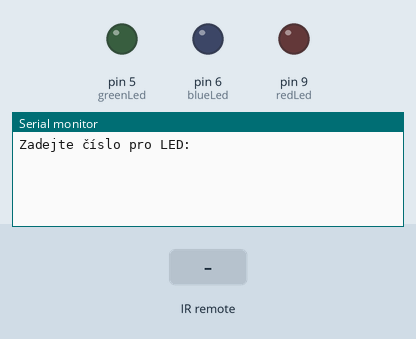
Recording of a program running on a simulated Arduino Nano, built with avr-gcc and run on an emulated ATmega328P. On the bench: output pins drawn as LEDs (lit = HIGH), the last lines printed to the serial monitor. The inputs (shaded band) are chosen by the test bench.

Above: at 1.2 s.
1.3 s: infrared code 0xF807FF00 received
At 2.1 s:
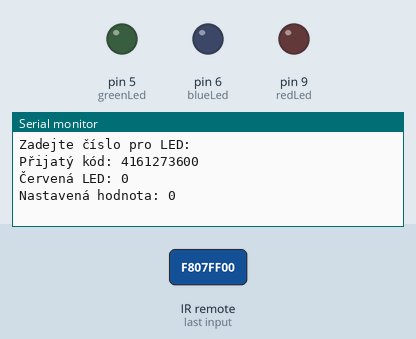
2.8 s: infrared code 0xEA15FF00 received
At 4.0 s:
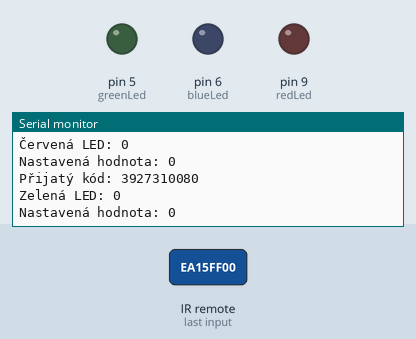
4.3 s: infrared code 0xF609FF00 received
At 5.4 s:
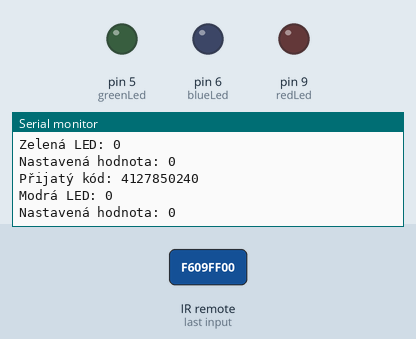

Measured:
- after the input at 1.3 s, the serial monitor: prints a new line at once (image 1)
- after the input at 2.8 s, the serial monitor: prints a new line at once (image 2)
- after the input at 4.3 s, the serial monitor: prints a new line at once (image 3)

The program:

main.cpp
```cpp
#include <Arduino.h>
#include <IRremote.hpp>
#define IR_USE_AVR_TIMER 1
#define IR_RECEIVE_PIN 12
#define MINUS 4161273600 // Kód tlačítka pro potvrzení zadání hodnoty pro červenou LED
#define PLUS 3927310080// Kód tlačítka pro potvrzení zadání hodnoty pro zelenou LED
#define EQ 4127850240// Kód tlačítka pro potvrzení zadání hodnoty pro modrou LED
#define redLed 9
#define greenLed 5
#define blueLed 6

unsigned long codes[] = {
    3910598400, // 0
    4077715200, // 1
    3877175040, // 2
    2707357440, // 3
    4144561920, // 4
    3810328320, // 5
    2774204160, // 6
    3175284480, // 7
    2907897600, // 8
    3041591040, // 9
};

String accumulatedNumber = "";
int activeLED = 0; // 0 = červená, 1 = zelená, 2 = modrá
const int codesArraySize = sizeof(codes) / sizeof(codes[0]); // Počet prvků v poli codes

String getNumberFromCode(unsigned long irCode) {
  for (int i = 0; i < codesArraySize; i++) {
    if (irCode == codes[i]) {
      return String(i);
    }
  }
  return ""; // Pokud kód neodpovídá žádnému číslu, vrátí prázdný řetězec
}

void adjustLED(int value, int led) {
  switch (led) {
    case 0:
      analogWrite(redLed, value);
      Serial.print("Červená LED: ");
      Serial.println(value);
      break;
    case 1:
      analogWrite(greenLed, value);
      Serial.print("Zelená LED: ");
      Serial.println(value);
      break;
    case 2:
      analogWrite(blueLed, value);
      Serial.print("Modrá LED: ");
      Serial.println(value);
      break;
    default:
      Serial.println("Neplatný stav LED");
      break;
  }
}

void setup() {
  IrReceiver.begin(IR_RECEIVE_PIN, ENABLE_LED_FEEDBACK); // Inicializace přijímače
  Serial.begin(9600); // Inicializace sériové komunikace

  pinMode(redLed, OUTPUT);
  pinMode(greenLed, OUTPUT);
  pinMode(blueLed, OUTPUT);

  Serial.println("Zadejte číslo pro LED:");
}

void loop() {
  if (IrReceiver.decode()) { // Kontrola, zda byla přijata data z IR přijímače
    unsigned long receivedIRCode = IrReceiver.decodedIRData.decodedRawData; // Uložení přijatého kódu
    if (receivedIRCode > 0) { // Kontrola platnosti kódu
      Serial.print("Přijatý kód: ");
      Serial.println(receivedIRCode); // Výpis přijatého kódu
      if (receivedIRCode == EQ || receivedIRCode == MINUS || receivedIRCode == PLUS) { // Pokud bylo stisknuto potvrzovací tlačítko
        int intValue = accumulatedNumber.toInt(); // Převod akumulovaného čísla na int
        if (intValue >= 0 && intValue <= 255) { // Kontrola, zda je hodnota v rozsahu 0-255
          if (receivedIRCode == MINUS) {
            adjustLED(intValue, 0);
          } else if (receivedIRCode == PLUS) {
            adjustLED(intValue, 1);
          } else if (receivedIRCode == EQ) {
            adjustLED(intValue, 2);
          }
          Serial.print("Nastavená hodnota: ");
          Serial.println(intValue); // Výpis nastavené hodnoty
          accumulatedNumber = ""; // Vyčištění akumulovaného čísla
        } else {
          Serial.println("Hodnota mimo rozsah");
          accumulatedNumber = ""; // Vyčištění akumulovaného čísla
        }
      } else { // Akumulace číslic
        accumulatedNumber += getNumberFromCode(receivedIRCode);
        Serial.print("Aktuální číslo: ");
        Serial.println(accumulatedNumber); // Výpis akumulovaného čísla
      }
    }

    IrReceiver.resume(); // Příprava přijímače na další signál
  }
}
```
